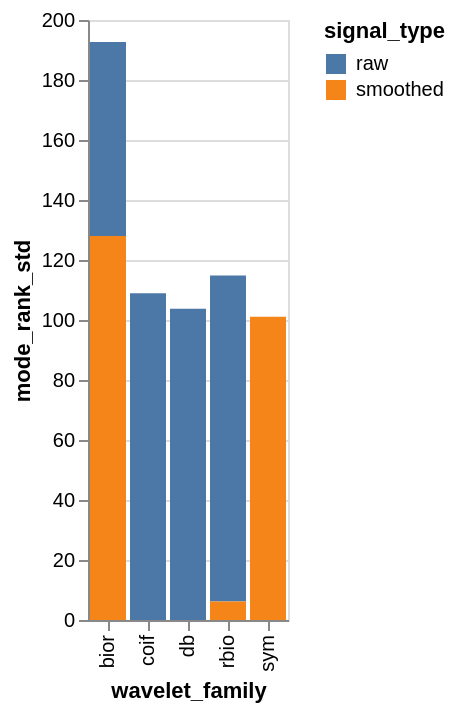

The notebook cell saved with this chart:
### Code cell
mode_sensitivity = (
    subset_combined_results_df
    .query("wavelet_type == 'DWT'")
    .groupby(['wavelet_family', 'wavelet_level', 'signal_type'])
    .agg(
        mode_rank_std=('average_rank', 'std'),
        mode_stability_std=('normalized_rank_stability', 'std')
    )
    .reset_index()
)
alt.Chart(mode_sensitivity).mark_bar().encode(
    x='wavelet_family:N',
    y='mode_rank_std:Q',
    color='signal_type:N',
    tooltip=['wavelet_level', 'mode_rank_std', 'mode_stability_std']
)

### Figure 1 — Vega-Lite specification as saved in the notebook (floating-point values rounded to 4 significant figures)
{"config": {"view": {"continuousWidth": 300, "continuousHeight": 300}}, "data": {"name": "data-e1bcdc5fab8399a333e46451f581bb6f"}, "mark": {"type": "bar"}, "encoding": {"color": {"field": "signal_type", "type": "nominal"}, "tooltip": [{"field": "wavelet_level", "type": "quantitative"}, {"field": "mode_rank_std", "type": "quantitative"}, {"field": "mode_stability_std", "type": "quantitative"}], "x": {"field": "wavelet_family", "type": "nominal"}, "y": {"field": "mode_rank_std", "type": "quantitative"}}, "$schema": "https://vega.github.io/schema/vega-lite/v5.8.0.json", "datasets": {"data-e1bcdc5fab8399a333e46451f581bb6f": [{"wavelet_family": "bior", "wavelet_level": 1.0, "signal_type": "raw", "mode_rank_std": 64.63, "mode_stability_std": 0.07741}, {"wavelet_family": "bior", "wavelet_level": 1.0, "signal_type": "smoothed", "mode_rank_std": 128.0, "mode_stability_std": 0.05293}, {"wavelet_family": "coif", "wavelet_level": 1.0, "signal_type": "raw", "mode_rank_std": 108.9, "mode_stability_std": 0.1539}, {"wavelet_family": "db", "wavelet_level": 1.0, "signal_type": "raw", "mode_rank_std": 103.8, "mode_stability_std": 0.1314}, {"wavelet_family": "db", "wavelet_level": 1.0, "signal_type": "smoothed", "mode_rank_std": null, "mode_stability_std": null}, {"wavelet_family": "haar", "wavelet_level": 1.0, "signal_type": "raw", "mode_rank_std": null, "mode_stability_std": null}, {"wavelet_family": "rbio", "wavelet_level": 1.0, "signal_type": "raw", "mode_rank_std": 108.7, "mode_stability_std": 0.07715}, {"wavelet_family": "rbio", "wavelet_level": 1.0, "signal_type": "smoothed", "mode_rank_std": 6.129, "mode_stability_std": 0.03584}, {"wavelet_family": "sym", "wavelet_level": 1.0, "signal_type": "raw", "mode_rank_std": null, "mode_stability_std": null}, {"wavelet_family": "sym", "wavelet_level": 1.0, "signal_type": "smoothed", "mode_rank_std": 101.1, "mode_stability_std": 0.1306}]}}
